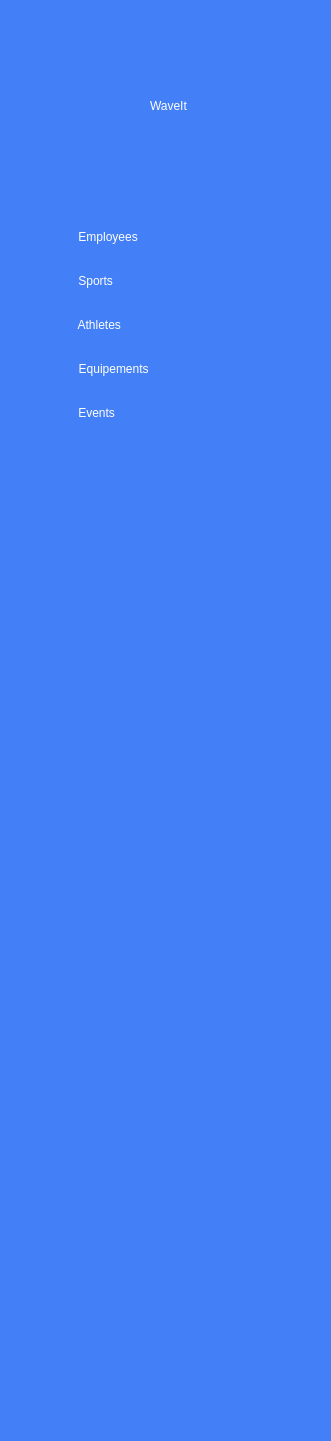
   <widget class="QGroupBox" name="NavBar">
    <property name="geometry">
     <rect>
      <x>0</x>
      <y>-10</y>
      <width>331</width>
      <height>1441</height>
     </rect>
    </property>
    <property name="font">
     <font>
      <family>Poppins</family>
      <pointsize>10</pointsize>
      <weight>50</weight>
      <italic>false</italic>
      <bold>false</bold>
     </font>
    </property>
    <property name="styleSheet">
     <string notr="true">background-color:#437FF7;border-radius :5px; 
color : #fff; 
font: 10pt &quot;Poppins&quot;;</string>
    </property>
    <property name="title">
     <string/>
    </property>
    <widget class="QWidget" name="verticalLayoutWidget_2">
     <property name="geometry">
      <rect>
       <x>0</x>
       <y>230</y>
       <width>1283</width>
       <height>1356</height>
      </rect>
     </property>
     <layout class="QVBoxLayout" name="verticalLayout_6">
      <property name="spacing">
       <number>30</number>
      </property>
      <property name="leftMargin">
       <number>65</number>
      </property>
      <item>
       <widget class="QPushButton" name="employees">
        <property name="sizePolicy">
         <sizepolicy hsizetype="Fixed" vsizetype="Fixed">
          <horstretch>0</horstretch>
          <verstretch>0</verstretch>
         </sizepolicy>
        </property>
        <property name="layoutDirection">
         <enum>Qt::LeftToRight</enum>
        </property>
        <property name="text">
         <string>    Employees</string>
        </property>
        <property name="icon">
         <iconset resource="assets.qrc">
          <normaloff>:/img/img/ic_staff.svg</normaloff>:/img/img/ic_staff.svg</iconset>
        </property>
        <property name="iconSize">
         <size>
          <width>30</width>
          <height>30</height>
         </size>
        </property>
        <property name="autoRepeat">
         <bool>false</bool>
        </property>
        <property name="autoExclusive">
         <bool>false</bool>
        </property>
        <property name="autoDefault">
         <bool>false</bool>
        </property>
       </widget>
      </item>
      <item>
       <widget class="QPushButton" name="pushButton_7">
        <property name="sizePolicy">
         <sizepolicy hsizetype="Fixed" vsizetype="Fixed">
          <horstretch>0</horstretch>
          <verstretch>0</verstretch>
         </sizepolicy>
        </property>
        <property name="text">
         <string>    Sports</string>
        </property>
        <property name="icon">
         <iconset resource="assets.qrc">
          <normaloff>:/img/img/ic_sports.svg</normaloff>:/img/img/ic_sports.svg</iconset>
        </property>
        <property name="iconSize">
         <size>
          <width>30</width>
          <height>30</height>
         </size>
        </property>
       </widget>
      </item>
      <item>
       <widget class="QPushButton" name="athletes">
        <property name="sizePolicy">
         <sizepolicy hsizetype="Fixed" vsizetype="Fixed">
          <horstretch>0</horstretch>
          <verstretch>0</verstretch>
         </sizepolicy>
        </property>
        <property name="text">
         <string>    Athletes</string>
        </property>
        <property name="icon">
         <iconset resource="assets.qrc">
          <normaloff>:/img/img/ic_sportifs.svg</normaloff>:/img/img/ic_sportifs.svg</iconset>
        </property>
        <property name="iconSize">
         <size>
          <width>30</width>
          <height>30</height>
         </size>
        </property>
       </widget>
      </item>
      <item>
       <widget class="QPushButton" name="equipement">
        <property name="sizePolicy">
         <sizepolicy hsizetype="Fixed" vsizetype="Fixed">
          <horstretch>0</horstretch>
          <verstretch>0</verstretch>
         </sizepolicy>
        </property>
        <property name="text">
         <string>    Equipements</string>
        </property>
        <property name="icon">
         <iconset resource="assets.qrc">
          <normaloff>:/img/img/ic_equi.png</normaloff>:/img/img/ic_equi.png</iconset>
        </property>
        <property name="iconSize">
         <size>
          <width>35</width>
          <height>30</height>
         </size>
        </property>
       </widget>
      </item>
      <item>
       <widget class="QPushButton" name="event">
        <property name="sizePolicy">
         <sizepolicy hsizetype="Fixed" vsizetype="Fixed">
          <horstretch>0</horstretch>
          <verstretch>0</verstretch>
         </sizepolicy>
        </property>
        <property name="text">
         <string>    Events</string>
        </property>
        <property name="icon">
         <iconset resource="assets.qrc">
          <normaloff>:/img/img/ic_events.svg</normaloff>:/img/img/ic_events.svg</iconset>
        </property>
        <property name="iconSize">
         <size>
          <width>30</width>
          <height>30</height>
         </size>
        </property>
       </widget>
      </item>
      <item>
       <spacer name="verticalSpacer">
        <property name="orientation">
         <enum>Qt::Vertical</enum>
        </property>
        <property name="sizeHint" stdset="0">
         <size>
          <width>20</width>
          <height>40</height>
         </size>
        </property>
       </spacer>
      </item>
     </layout>
    </widget>
    <widget class="QLabel" name="label_9">
     <property name="geometry">
      <rect>
       <x>150</x>
       <y>80</y>
       <width>191</width>
       <height>51</height>
      </rect>
     </property>
     <property name="styleSheet">
      <string notr="true">font: 24pt &quot;MV Boli&quot;;</string>
     </property>
     <property name="text">
      <string>WaveIt</string>
     </property>
    </widget>
    <widget class="QLabel" name="label_6">
     <property name="geometry">
      <rect>
       <x>40</x>
       <y>60</y>
       <width>91</width>
       <height>91</height>
      </rect>
     </property>
     <property name="text">
      <string/>
     </property>
     <property name="pixmap">
      <pixmap resource="assets.qrc">:/img/img/logo.png</pixmap>
     </property>
    </widget>
   </widget>
